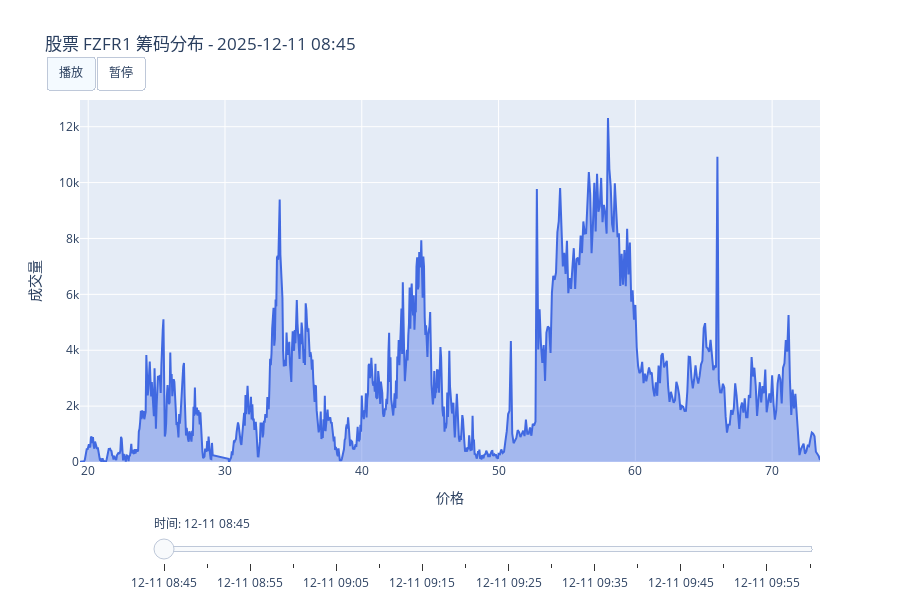

Write notebook code for a chart like this one.
### Markdown cell above
#### 繪圖

### Code cell
def create_animated_chip_area(pv_series):
    fig = go.Figure()
    
    # 收集所有帧的数据
    frames = []
    timestamps = list(pv_series.index)
    
    for i, timestamp in enumerate(timestamps):
        pv_list = pv_series[timestamp]
        
        # 解析数据
        prices = []
        volumes = []
        
        for item in pv_list:
            for price, volume in item.items():
                prices.append(price)
                volumes.append(volume)
        
        # 创建DataFrame并排序
        df_chip = pd.DataFrame({'price': prices, 'volume': volumes})
        df_chip = df_chip.sort_values('price')
        
        # 创建面积图帧（更符合筹码峰的概念）
        frame = go.Frame(
            data=[go.Scatter(
                x=df_chip['price'],
                y=df_chip['volume'],
                mode='lines',
                fill='tozeroy',
                line=dict(width=2, color='royalblue'),
                fillcolor='rgba(65, 105, 225, 0.4)',
                name='筹码分布',
                hovertemplate=(
                    "价格: %{x}<br>" +
                    "成交量: %{y:,.0f}<br>" +
                    "<extra></extra>"
                )
            )],
            name=str(timestamp),
            layout=dict(
                title=f"股票 {code} 筹码分布 - {timestamp.strftime('%Y-%m-%d %H:%M')}",
                xaxis=dict(range=[df_chip['price'].min() * 0.99, df_chip['price'].max() * 1.01]),
                yaxis=dict(range=[0, df_chip['volume'].max() * 1.1])
            )
        )
        frames.append(frame)
    
    # 添加初始数据
    initial_data = frames[0].data[0]
    fig.add_trace(go.Scatter(
        x=initial_data.x,
        y=initial_data.y,
        mode='lines',
        fill='tozeroy',
        line=dict(width=2, color='royalblue'),
        fillcolor='rgba(65, 105, 225, 0.4)',
        name='筹码分布',
        hovertemplate=(
            "价格: %{x}<br>" +
            "成交量: %{y:,.0f}<br>" +
            "<extra></extra>"
        )
    ))
    
    # 创建动画按钮和滑动条（与之前相同）
    play_button = dict(
        label="播放",
        method="animate",
        args=[
            None,
            {
                "frame": {"duration": 800, "redraw": True},
                "fromcurrent": True,
                "transition": {"duration": 500}
            }
        ]
    )
    
    pause_button = dict(
        label="暂停",
        method="animate",
        args=[
            [None],
            {
                "frame": {"duration": 0, "redraw": False},
                "mode": "immediate",
                "transition": {"duration": 0}
            }
        ]
    )
    
    slider_steps = []
    for i, timestamp in enumerate(timestamps):
        step = dict(
            method="animate",
            args=[
                [str(timestamp)],
                {
                    "frame": {"duration": 0, "redraw": True},
                    "mode": "immediate",
                    "transition": {"duration": 0}
                }
            ],
            label=timestamp.strftime('%m-%d %H:%M')
        )
        slider_steps.append(step)
    
    sliders = [dict(
        active=0,
        steps=slider_steps,
        currentvalue={"prefix": "时间: "},
        pad={"t": 50},
        len=0.9,
        x=0.1
    )]
    
    # 更新布局
    fig.update_layout(
        title=f"股票 {code} 筹码分布 - {timestamps[0].strftime('%Y-%m-%d %H:%M')}",
        xaxis_title="价格",
        yaxis_title="成交量",
        height=600,
        updatemenus=[dict(
            type="buttons",
            buttons=[play_button, pause_button],
            direction="left",
            pad={"r": 10, "t": 10},
            x=0.1,
            y=1.15,
            xanchor="right",
            yanchor="top"
        )],
        sliders=sliders
    )
    
    fig.frames = frames
    
    return fig

# 创建面积图版本的筹码分布
fig = create_animated_chip_area(cumulative_pv_data.loc[time1: time2])
fig.show()

### Figure 1 — Plotly figure (JSON) as saved in the notebook; plotly's stock layout.template omitted (floating-point values rounded to 4 significant figures; data arrays with more than 128 entries replaced by an {"elided": "..."} marker saying what was removed)
{"data": [{"fill": "tozeroy", "fillcolor": "rgba(65, 105, 225, 0.4)", "hovertemplate": "价格: %{x}<br>成交量: %{y:,.0f}<br><extra></extra>", "line": {"color": "royalblue", "width": 2}, "mode": "lines", "name": "筹码分布", "type": "scatter", "x": {"elided": "824 float values"}, "y": {"elided": "824 float values"}}], "layout": {"height": 600, "sliders": [{"active": 0, "currentvalue": {"prefix": "时间: "}, "len": 0.9, "pad": {"t": 50}, "steps": [{"args": [["2025-12-11 08:45:00"], {"frame": {"duration": 0, "redraw": true}, "mode": "immediate", "transition": {"duration": 0}}], "label": "12-11 08:45", "method": "animate"}, {"args": [["2025-12-11 08:50:00"], {"frame": {"duration": 0, "redraw": true}, "mode": "immediate", "transition": {"duration": 0}}], "label": "12-11 08:50", "method": "animate"}, {"args": [["2025-12-11 08:55:00"], {"frame": {"duration": 0, "redraw": true}, "mode": "immediate", "transition": {"duration": 0}}], "label": "12-11 08:55", "method": "animate"}, {"args": [["2025-12-11 09:00:00"], {"frame": {"duration": 0, "redraw": true}, "mode": "immediate", "transition": {"duration": 0}}], "label": "12-11 09:00", "method": "animate"}, {"args": [["2025-12-11 09:05:00"], {"frame": {"duration": 0, "redraw": true}, "mode": "immediate", "transition": {"duration": 0}}], "label": "12-11 09:05", "method": "animate"}, {"args": [["2025-12-11 09:10:00"], {"frame": {"duration": 0, "redraw": true}, "mode": "immediate", "transition": {"duration": 0}}], "label": "12-11 09:10", "method": "animate"}, {"args": [["2025-12-11 09:15:00"], {"frame": {"duration": 0, "redraw": true}, "mode": "immediate", "transition": {"duration": 0}}], "label": "12-11 09:15", "method": "animate"}, {"args": [["2025-12-11 09:20:00"], {"frame": {"duration": 0, "redraw": true}, "mode": "immediate", "transition": {"duration": 0}}], "label": "12-11 09:20", "method": "animate"}, {"args": [["2025-12-11 09:25:00"], {"frame": {"duration": 0, "redraw": true}, "mode": "immediate", "transition": {"duration": 0}}], "label": "12-11 09:25", "method": "animate"}, {"args": [["2025-12-11 09:30:00"], {"frame": {"duration": 0, "redraw": true}, "mode": "immediate", "transition": {"duration": 0}}], "label": "12-11 09:30", "method": "animate"}, {"args": [["2025-12-11 09:35:00"], {"frame": {"duration": 0, "redraw": true}, "mode": "immediate", "transition": {"duration": 0}}], "label": "12-11 09:35", "method": "animate"}, {"args": [["2025-12-11 09:40:00"], {"frame": {"duration": 0, "redraw": true}, "mode": "immediate", "transition": {"duration": 0}}], "label": "12-11 09:40", "method": "animate"}, {"args": [["2025-12-11 09:45:00"], {"frame": {"duration": 0, "redraw": true}, "mode": "immediate", "transition": {"duration": 0}}], "label": "12-11 09:45", "method": "animate"}, {"args": [["2025-12-11 09:50:00"], {"frame": {"duration": 0, "redraw": true}, "mode": "immediate", "transition": {"duration": 0}}], "label": "12-11 09:50", "method": "animate"}, {"args": [["2025-12-11 09:55:00"], {"frame": {"duration": 0, "redraw": true}, "mode": "immediate", "transition": {"duration": 0}}], "label": "12-11 09:55", "method": "animate"}, {"args": [["2025-12-11 10:00:00"], {"frame": {"duration": 0, "redraw": true}, "mode": "immediate", "transition": {"duration": 0}}], "label": "12-11 10:00", "method": "animate"}], "x": 0.1}], "title": {"text": "股票 FZFR1 筹码分布 - 2025-12-11 08:45"}, "updatemenus": [{"buttons": [{"args": [null, {"frame": {"duration": 800, "redraw": true}, "fromcurrent": true, "transition": {"duration": 500}}], "label": "播放", "method": "animate"}, {"args": [[null], {"frame": {"duration": 0, "redraw": false}, "mode": "immediate", "transition": {"duration": 0}}], "label": "暂停", "method": "animate"}], "direction": "left", "pad": {"r": 10, "t": 10}, "type": "buttons", "x": 0.1, "xanchor": "right", "y": 1.15, "yanchor": "top"}], "xaxis": {"title": {"text": "价格"}}, "yaxis": {"title": {"text": "成交量"}}}}
